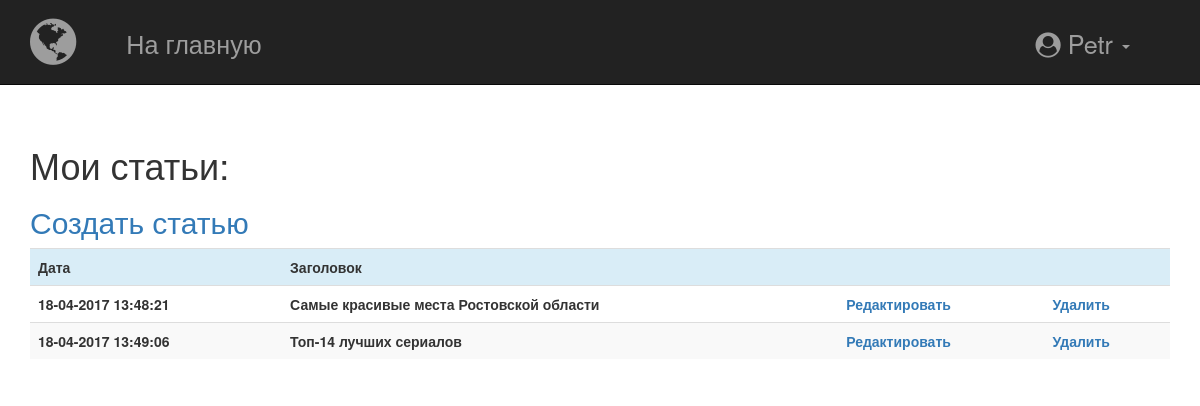
/app/myCabinet.php (signed in), run on the app's committed database.
### tables this page shows
CREATE TABLE IF NOT EXISTS `posts` (
  `id` int(11) NOT NULL,
  `username` text NOT NULL,
  `title` varchar(255) NOT NULL,
  `category` text NOT NULL,
  `image` text NOT NULL,
  `imgposition` varchar(4) NOT NULL,
  `content` text NOT NULL,
  `likes` int(11) NOT NULL,
  `views` int(11) NOT NULL,
  `datetime` int(11) NOT NULL
);

### app/include/functionDB.php (called while the page is built, shortened)
<?php
function get_post_by_username_from_database($username) {
    global $link;
    $sql = "SELECT * FROM posts WHERE username = '$username'";
    $result = mysqli_query($link, $sql);
    $posts = mysqli_fetch_all($result, MYSQLI_ASSOC);
    return $posts;
}

### app/myCabinet.php (the view, shortened to what this page needs)
<?php
include '/header.php';
$articles = get_post_by_username_from_database($_COOKIE['username']);
?>
<div class="container">
    <br>
    <h1>Мои статьи:</h1>
    <h2><a href="../app/addPost.php">Создать статью</a></h1>
        <div>
            <table class="table table-striped">
                <tr class="info">
                    <th>Дата</th>
                    <th>Заголовок</th>
                    <th></th>
                    <th></th>
                </tr>
                <?php foreach ($articles as $a): ?>
                    <tr>
                        <th><?= date(" d-m-Y H:i:s ", $a['datetime']) ?></th>
                        <th><?= $a['title'] ?></th>
                        <th>
                            <a href="../app/addPost.php?action=edit&id=<?= $a['id'] ?>">Редактировать</a>
                        </th>
                        <th>
                            <a href="/app/function.php?action=delete&id=<?= $a['id'] ?>">Удалить</a>
                        </th>
                    </tr>
                <?php endforeach ?>
            </table>
        </div>
</div>

### data on the page
posts: datetime "18-04-2017 13:48:21", title "Самые красивые места Ростовской области"
posts: datetime "18-04-2017 13:49:06", title "Топ-14 лучших сериалов"

### other printed values
$_COOKIE['username'] "Petr"
